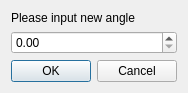
<?xml version="1.0" encoding="UTF-8"?>
<ui version="4.0">
 <class>Vtk2dGraphicsViewAngleWidget_AngleEditDialog</class>
 <widget class="QDialog" name="Vtk2dGraphicsViewAngleWidget_AngleEditDialog">
  <property name="geometry">
   <rect>
    <x>0</x>
    <y>0</y>
    <width>187</width>
    <height>91</height>
   </rect>
  </property>
  <property name="windowTitle">
   <string>Edit Angle</string>
  </property>
  <layout class="QVBoxLayout" name="verticalLayout">
   <item>
    <widget class="QLabel" name="messageLabel">
     <property name="text">
      <string>Please input new angle</string>
     </property>
    </widget>
   </item>
   <item>
    <widget class="QDoubleSpinBox" name="angleSpinBox">
     <property name="alignment">
      <set>Qt::AlignLeading|Qt::AlignLeft|Qt::AlignVCenter</set>
     </property>
     <property name="decimals">
      <number>2</number>
     </property>
     <property name="minimum">
      <double>0.000000000000000</double>
     </property>
     <property name="maximum">
      <double>360.000000000000000</double>
     </property>
     <property name="value">
      <double>0.000000000000000</double>
     </property>
    </widget>
   </item>
   <item>
    <spacer name="verticalSpacer">
     <property name="orientation">
      <enum>Qt::Vertical</enum>
     </property>
     <property name="sizeHint" stdset="0">
      <size>
       <width>20</width>
       <height>0</height>
      </size>
     </property>
    </spacer>
   </item>
   <item>
    <widget class="QDialogButtonBox" name="buttonBox">
     <property name="orientation">
      <enum>Qt::Horizontal</enum>
     </property>
     <property name="standardButtons">
      <set>QDialogButtonBox::Cancel|QDialogButtonBox::Ok</set>
     </property>
    </widget>
   </item>
  </layout>
 </widget>
 <resources/>
 <connections>
  <connection>
   <sender>buttonBox</sender>
   <signal>accepted()</signal>
   <receiver>Vtk2dGraphicsViewAngleWidget_AngleEditDialog</receiver>
   <slot>accept()</slot>
   <hints>
    <hint type="sourcelabel">
     <x>248</x>
     <y>254</y>
    </hint>
    <hint type="destinationlabel">
     <x>157</x>
     <y>274</y>
    </hint>
   </hints>
  </connection>
  <connection>
   <sender>buttonBox</sender>
   <signal>rejected()</signal>
   <receiver>Vtk2dGraphicsViewAngleWidget_AngleEditDialog</receiver>
   <slot>reject()</slot>
   <hints>
    <hint type="sourcelabel">
     <x>316</x>
     <y>260</y>
    </hint>
    <hint type="destinationlabel">
     <x>286</x>
     <y>274</y>
    </hint>
   </hints>
  </connection>
 </connections>
</ui>
